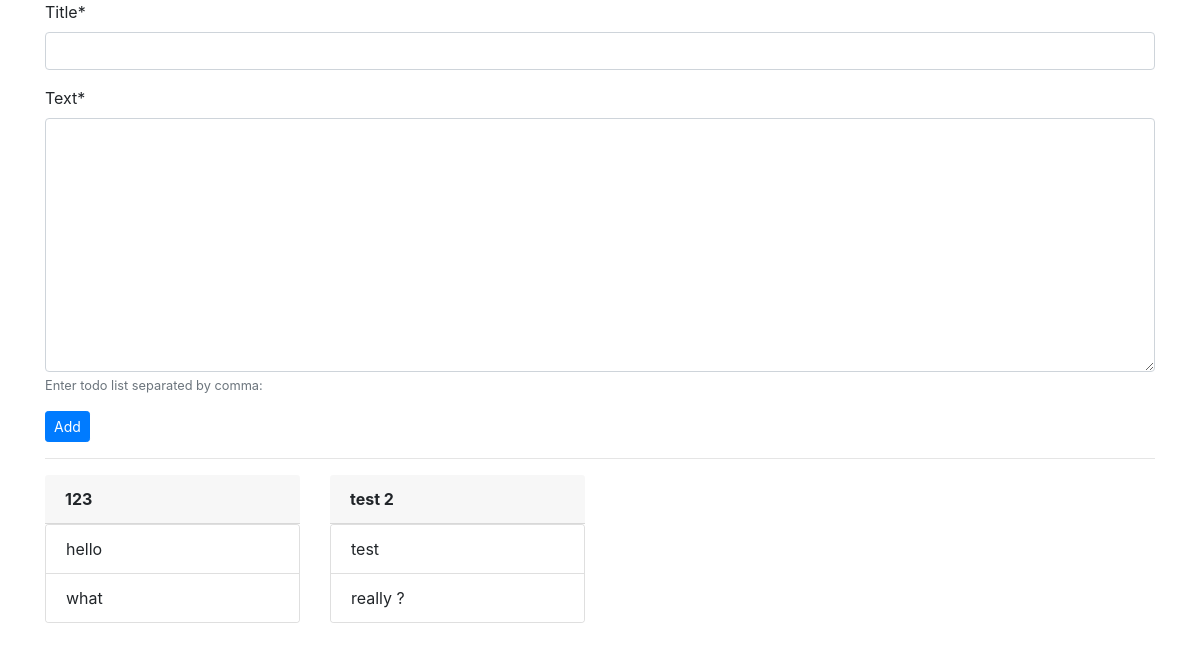
The app's page / (signed in), older data.
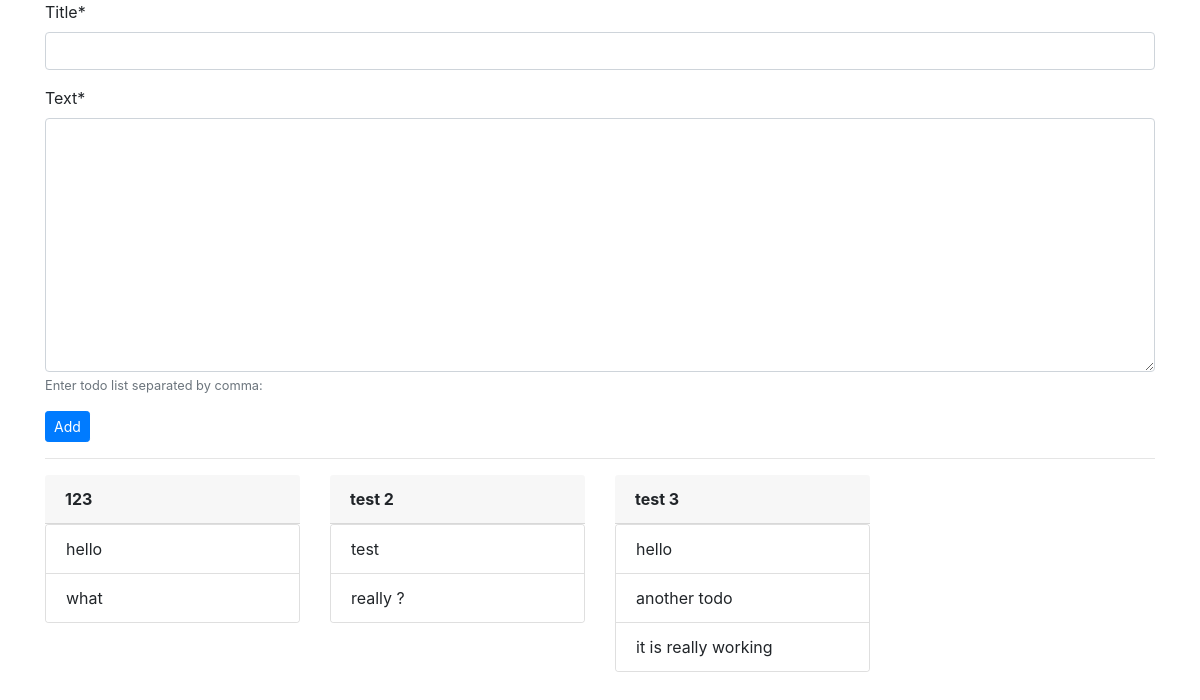
The same page, newer data.
### todo/models.py (models this page shows, shortened)
class Todo(models.Model):
    user = models.ForeignKey(User, on_delete=models.CASCADE)
    title = models.CharField(max_length=100)
    text = models.TextField(
        help_text="Enter todo list separated by comma:"
    )
    def get_text(self):
        return [i.strip() for i in self.text.split(",")]

### todo/views.py (the view, shortened to what this page needs)
# urls.py: path("", home_view, name="home"),
def home_view(request):
    if request.method == "GET":
        if request.user.is_authenticated:
            form = TodoForm()
            todos = Todo.objects.filter(user=request.user)
            return render(
                request,
                "todo/home.html",
                {"form": form, "todos": todos},
            )
        else:
            return redirect("/login/")

### todo/forms.py
class TodoForm(forms.ModelForm):
    class Meta:
        model = Todo
        fields = ["title", "text"]

### todo/templates/todo/home.html (shortened to what this page needs)
{% load crispy_forms_tags %}
<!DOCTYPE html>
<html lang="en">
  <head>
    <link
      rel="stylesheet"
      href="https://stackpath.bootstrapcdn.com/bootstrap/4.5.1/css/bootstrap.min.css"
    />
  </head>
  <body>
    <div class="container">
      <form method="POST">
        {% csrf_token %} {{ form|crispy }}
        <button type="submit" class="btn btn-primary btn-sm">
          Add
        </button>
      </form>
      <hr />
      <div class="row">
        {% for todo in todos %}
        <div class="col-sm-6 col-md-4 col-lg-3">
          <div class="card-header">
            <strong> {{ todo.title }}</strong>
          </div>
          <div class="card">
            <ul class="list-group list-group-flush">
              {% for item in todo.get_text %}
              <li class="list-group-item">{{ item }}</li>
              {% endfor %}
            </ul>
          </div>
        </div>
        {% endfor %}
      </div>
    </div>
  </body>
</html>

Row changes from the older to the newer data that the page shows:
added Todo: title "test 3", get_text "hello" "another todo" "it is really working"
